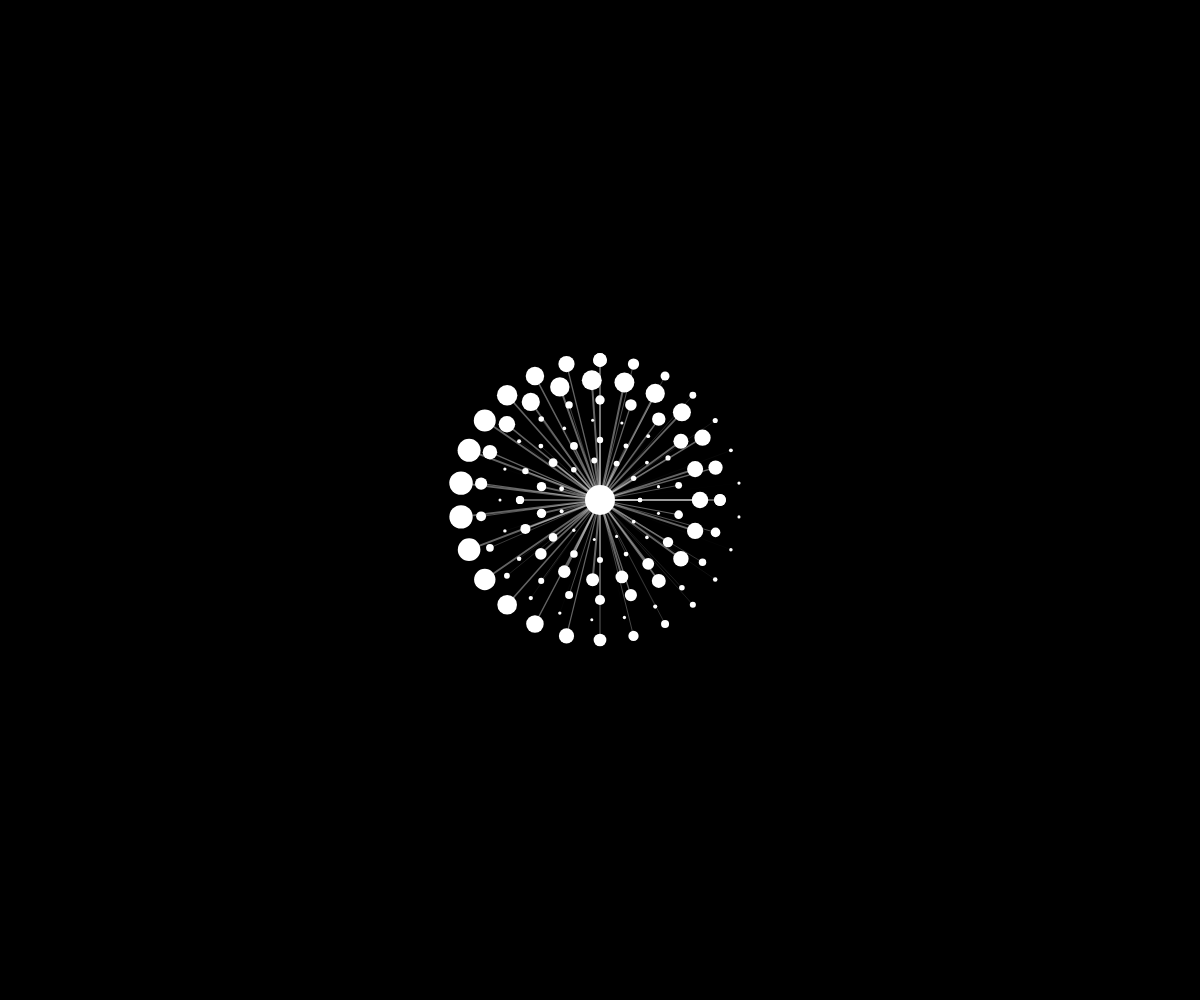
Frame 1 (no input)
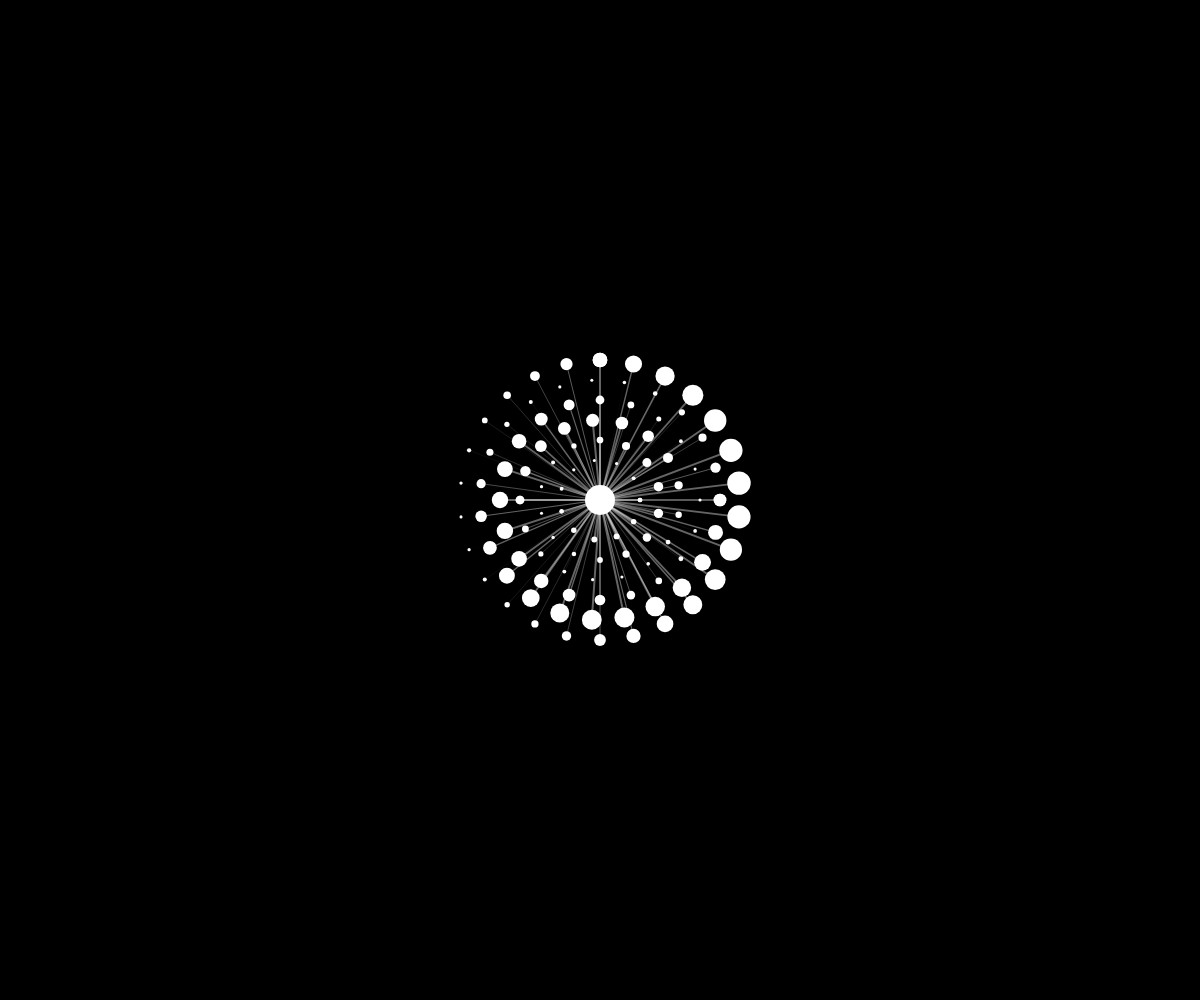
Frame 60 (no input)
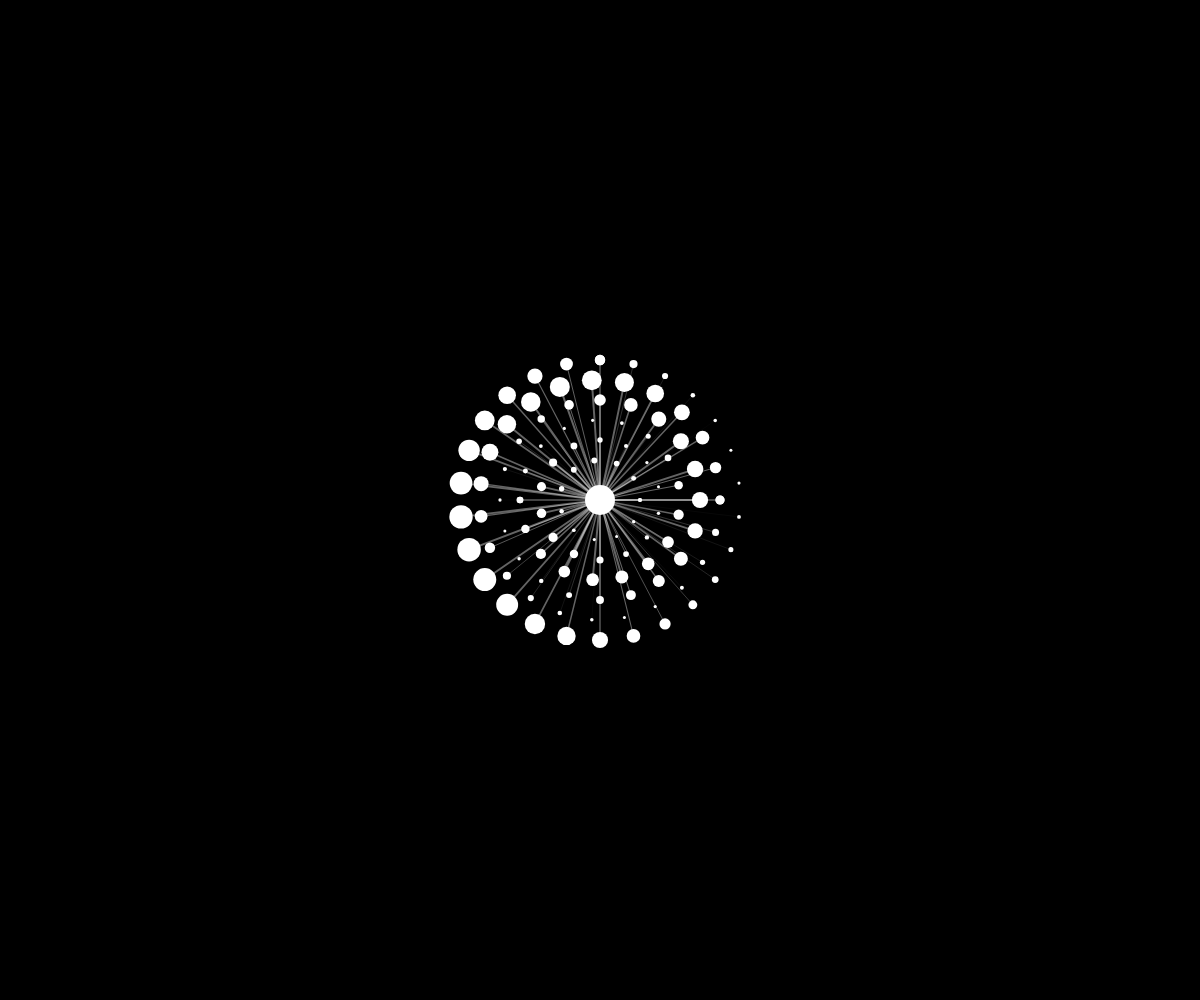
Frame 120 (the mouse pressed at the canvas centre since frame 60)

The p5.js sketch that drew these frames (run headless with seeded random() and noise() and a simulated clock; from frame 60 on, the mouse is pressed at the canvas centre):

// p5.js sketch
// ── sketch.js
function setup() {
  createCanvas(windowWidth, windowHeight);
}

function draw() {
  background(0);

  translate(width / 2, height / 2);
  for (let r = 0; r < 6; r++) {
    for (let i = 0; i < 2 * PI; i += (2 * PI) / (11 + r * 3)) {
      let x1 = sin((PI / 2) * (r + 1) + i) * (40 + r * 20);
      let y1 = cos((PI / 2) * (r + 1) + i) * (40 + r * 20);
      fill(255);
      stroke(255, 100);
      strokeWeight(map(sin(i + frameCount * 0.05), -1, 1, 0.01, 2));
      line(x1, y1, 0, 0);
      noStroke();
      circle(x1, y1, map(sin(i + frameCount * 0.05), -1, 1, 3, 6 + r * 3.5));
    }
  }
  circle(0, 0, 30);
}
